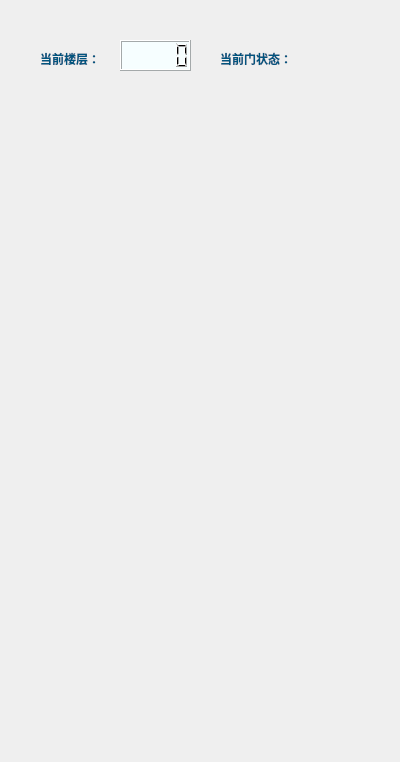
<?xml version="1.0" encoding="UTF-8"?>
<ui version="4.0">
 <class>elevator</class>
 <widget class="QWidget" name="elevator">
  <property name="geometry">
   <rect>
    <x>0</x>
    <y>0</y>
    <width>400</width>
    <height>762</height>
   </rect>
  </property>
  <property name="windowTitle">
   <string>Form</string>
  </property>
  <widget class="QLCDNumber" name="lcdNumber_elevator">
   <property name="geometry">
    <rect>
     <x>120</x>
     <y>40</y>
     <width>71</width>
     <height>31</height>
    </rect>
   </property>
   <property name="styleSheet">
    <string notr="true">background:rgb(246, 254, 255);
</string>
   </property>
  </widget>
  <widget class="QLabel" name="label_floor">
   <property name="geometry">
    <rect>
     <x>40</x>
     <y>50</y>
     <width>72</width>
     <height>15</height>
    </rect>
   </property>
   <property name="text">
    <string>&lt;html&gt;&lt;head/&gt;&lt;body&gt;&lt;p&gt;&lt;span style=&quot; font-weight:600; color:#00557f;&quot;&gt;当前楼层：&lt;/span&gt;&lt;/p&gt;&lt;/body&gt;&lt;/html&gt;</string>
   </property>
  </widget>
  <widget class="QLabel" name="label_num">
   <property name="geometry">
    <rect>
     <x>200</x>
     <y>10</y>
     <width>61</width>
     <height>20</height>
    </rect>
   </property>
   <property name="text">
    <string>&lt;html&gt;&lt;head/&gt;&lt;body&gt;&lt;p&gt;&lt;span style=&quot; font-size:12pt; font-weight:600; color:#5500ff;&quot;&gt;&lt;br/&gt;&lt;/span&gt;&lt;/p&gt;&lt;/body&gt;&lt;/html&gt;</string>
   </property>
  </widget>
  <widget class="QLabel" name="label_door">
   <property name="geometry">
    <rect>
     <x>220</x>
     <y>50</y>
     <width>91</width>
     <height>16</height>
    </rect>
   </property>
   <property name="text">
    <string>&lt;html&gt;&lt;head/&gt;&lt;body&gt;&lt;p&gt;&lt;span style=&quot; font-weight:600; color:#00557f;&quot;&gt;当前门状态：&lt;/span&gt;&lt;/p&gt;&lt;/body&gt;&lt;/html&gt;</string>
   </property>
  </widget>
  <widget class="QLabel" name="label_door_status">
   <property name="geometry">
    <rect>
     <x>320</x>
     <y>50</y>
     <width>72</width>
     <height>15</height>
    </rect>
   </property>
   <property name="text">
    <string/>
   </property>
  </widget>
 </widget>
 <resources/>
 <connections/>
</ui>
